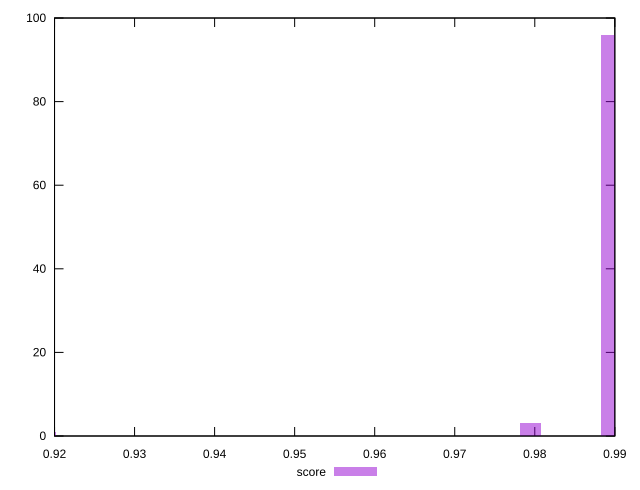

Generate this figure with gnuplot:
reset

$score <<EOF
0.9188854306106222 1
0.9895689252729778 96
0.9794712831783555 3
EOF

set key outside below
set boxwidth 0.0025244105236555555
set xrange [0.92:0.99]
set yrange [0:100]
set trange [0:100]
set style fill transparent solid 0.5 noborder
set terminal svg size 640, 490 enhanced background rgb 'white'
set output "report_00017_2021-02-10T15-08-03.406Z/first-meaningful-paint/samples/pages+cached+noadtech+nomedia+nocss/score/histogram.svg"

plot $score title "score" with boxes

reset
